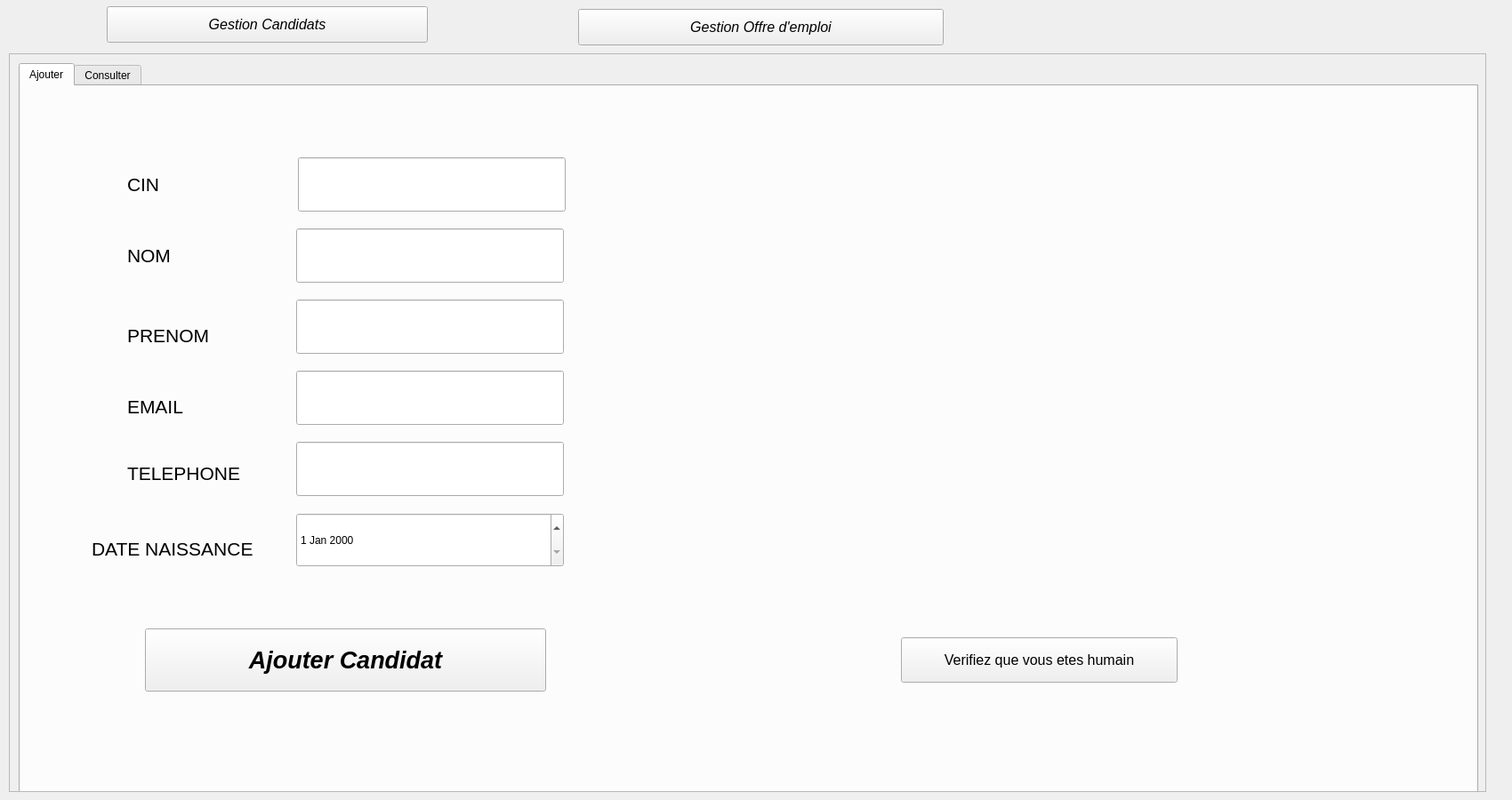
<?xml version="1.0" encoding="UTF-8"?>
<ui version="4.0">
 <class>gestion_candidats</class>
 <widget class="QDialog" name="gestion_candidats">
  <property name="geometry">
   <rect>
    <x>0</x>
    <y>0</y>
    <width>1700</width>
    <height>900</height>
   </rect>
  </property>
  <property name="windowTitle">
   <string>Dialog</string>
  </property>
  <widget class="QStackedWidget" name="stackedWidget">
   <property name="geometry">
    <rect>
     <x>10</x>
     <y>60</y>
     <width>1661</width>
     <height>831</height>
    </rect>
   </property>
   <property name="frameShape">
    <enum>QFrame::StyledPanel</enum>
   </property>
   <property name="frameShadow">
    <enum>QFrame::Sunken</enum>
   </property>
   <property name="currentIndex">
    <number>1</number>
   </property>
   <widget class="QWidget" name="page_3">
    <widget class="QLabel" name="label_19">
     <property name="geometry">
      <rect>
       <x>-5</x>
       <y>-40</y>
       <width>1671</width>
       <height>941</height>
      </rect>
     </property>
     <property name="text">
      <string/>
     </property>
     <property name="pixmap">
      <pixmap resource="resources.qrc">:/images/background.png</pixmap>
     </property>
     <property name="scaledContents">
      <bool>true</bool>
     </property>
    </widget>
   </widget>
   <widget class="QWidget" name="page">
    <widget class="QTabWidget" name="tabwidget">
     <property name="geometry">
      <rect>
       <x>10</x>
       <y>10</y>
       <width>1641</width>
       <height>821</height>
      </rect>
     </property>
     <property name="palette">
      <palette>
       <active>
        <colorrole role="Button">
         <brush brushstyle="SolidPattern">
          <color alpha="255">
           <red>0</red>
           <green>255</green>
           <blue>0</blue>
          </color>
         </brush>
        </colorrole>
       </active>
       <inactive>
        <colorrole role="Button">
         <brush brushstyle="SolidPattern">
          <color alpha="255">
           <red>240</red>
           <green>240</green>
           <blue>240</blue>
          </color>
         </brush>
        </colorrole>
       </inactive>
       <disabled>
        <colorrole role="Button">
         <brush brushstyle="SolidPattern">
          <color alpha="255">
           <red>240</red>
           <green>240</green>
           <blue>240</blue>
          </color>
         </brush>
        </colorrole>
       </disabled>
      </palette>
     </property>
     <property name="font">
      <font>
       <italic>false</italic>
      </font>
     </property>
     <property name="toolTip">
      <string>&lt;html&gt;&lt;head/&gt;&lt;body&gt;&lt;p&gt;Consulter&lt;/p&gt;&lt;/body&gt;&lt;/html&gt;</string>
     </property>
     <property name="currentIndex">
      <number>0</number>
     </property>
     <widget class="QWidget" name="Ajout">
      <attribute name="title">
       <string>Ajouter</string>
      </attribute>
      <widget class="QLabel" name="label">
       <property name="geometry">
        <rect>
         <x>120</x>
         <y>100</y>
         <width>69</width>
         <height>20</height>
        </rect>
       </property>
       <property name="font">
        <font>
         <pointsize>16</pointsize>
         <italic>false</italic>
        </font>
       </property>
       <property name="text">
        <string>CIN</string>
       </property>
      </widget>
      <widget class="QLabel" name="label_2">
       <property name="geometry">
        <rect>
         <x>120</x>
         <y>180</y>
         <width>69</width>
         <height>20</height>
        </rect>
       </property>
       <property name="font">
        <font>
         <pointsize>16</pointsize>
         <italic>false</italic>
        </font>
       </property>
       <property name="text">
        <string>NOM</string>
       </property>
      </widget>
      <widget class="QLabel" name="label_3">
       <property name="geometry">
        <rect>
         <x>120</x>
         <y>260</y>
         <width>141</width>
         <height>41</height>
        </rect>
       </property>
       <property name="font">
        <font>
         <pointsize>16</pointsize>
         <italic>false</italic>
        </font>
       </property>
       <property name="text">
        <string>PRENOM</string>
       </property>
      </widget>
      <widget class="QLabel" name="label_4">
       <property name="geometry">
        <rect>
         <x>120</x>
         <y>340</y>
         <width>131</width>
         <height>41</height>
        </rect>
       </property>
       <property name="font">
        <font>
         <pointsize>16</pointsize>
         <italic>false</italic>
        </font>
       </property>
       <property name="text">
        <string>EMAIL</string>
       </property>
      </widget>
      <widget class="QLabel" name="label_5">
       <property name="geometry">
        <rect>
         <x>120</x>
         <y>420</y>
         <width>151</width>
         <height>31</height>
        </rect>
       </property>
       <property name="font">
        <font>
         <pointsize>16</pointsize>
         <italic>false</italic>
        </font>
       </property>
       <property name="text">
        <string>TELEPHONE</string>
       </property>
      </widget>
      <widget class="QLineEdit" name="lineEdit_CIN">
       <property name="geometry">
        <rect>
         <x>312</x>
         <y>80</y>
         <width>301</width>
         <height>61</height>
        </rect>
       </property>
      </widget>
      <widget class="QPushButton" name="Ajouter">
       <property name="geometry">
        <rect>
         <x>140</x>
         <y>610</y>
         <width>451</width>
         <height>71</height>
        </rect>
       </property>
       <property name="palette">
        <palette>
         <active>
          <colorrole role="Midlight">
           <brush brushstyle="SolidPattern">
            <color alpha="255">
             <red>62</red>
             <green>188</green>
             <blue>188</blue>
            </color>
           </brush>
          </colorrole>
         </active>
         <inactive>
          <colorrole role="Midlight">
           <brush brushstyle="SolidPattern">
            <color alpha="255">
             <red>62</red>
             <green>188</green>
             <blue>188</blue>
            </color>
           </brush>
          </colorrole>
         </inactive>
         <disabled>
          <colorrole role="Midlight">
           <brush brushstyle="SolidPattern">
            <color alpha="255">
             <red>62</red>
             <green>188</green>
             <blue>188</blue>
            </color>
           </brush>
          </colorrole>
         </disabled>
        </palette>
       </property>
       <property name="font">
        <font>
         <pointsize>20</pointsize>
         <weight>75</weight>
         <italic>true</italic>
         <bold>true</bold>
         <underline>false</underline>
         <kerning>false</kerning>
        </font>
       </property>
       <property name="focusPolicy">
        <enum>Qt::NoFocus</enum>
       </property>
       <property name="contextMenuPolicy">
        <enum>Qt::ActionsContextMenu</enum>
       </property>
       <property name="autoFillBackground">
        <bool>false</bool>
       </property>
       <property name="text">
        <string>Ajouter Candidat</string>
       </property>
      </widget>
      <widget class="QLabel" name="label_11">
       <property name="geometry">
        <rect>
         <x>80</x>
         <y>510</y>
         <width>211</width>
         <height>21</height>
        </rect>
       </property>
       <property name="font">
        <font>
         <pointsize>16</pointsize>
         <italic>false</italic>
        </font>
       </property>
       <property name="text">
        <string>DATE NAISSANCE</string>
       </property>
      </widget>
      <widget class="QLineEdit" name="lineEdit_NOM">
       <property name="geometry">
        <rect>
         <x>310</x>
         <y>160</y>
         <width>301</width>
         <height>61</height>
        </rect>
       </property>
      </widget>
      <widget class="QLineEdit" name="lineEdit_TELEPHONE">
       <property name="geometry">
        <rect>
         <x>310</x>
         <y>400</y>
         <width>301</width>
         <height>61</height>
        </rect>
       </property>
      </widget>
      <widget class="QLineEdit" name="lineEdit_EMAIL">
       <property name="geometry">
        <rect>
         <x>310</x>
         <y>320</y>
         <width>301</width>
         <height>61</height>
        </rect>
       </property>
      </widget>
      <widget class="QLineEdit" name="lineEdit_PRENOM">
       <property name="geometry">
        <rect>
         <x>310</x>
         <y>240</y>
         <width>301</width>
         <height>61</height>
        </rect>
       </property>
      </widget>
      <widget class="QDateEdit" name="dateEdit">
       <property name="geometry">
        <rect>
         <x>310</x>
         <y>480</y>
         <width>301</width>
         <height>61</height>
        </rect>
       </property>
       <property name="maximumDateTime">
        <datetime>
         <hour>23</hour>
         <minute>59</minute>
         <second>59</second>
         <year>2024</year>
         <month>10</month>
         <day>9</day>
        </datetime>
       </property>
       <property name="minimumDate">
        <date>
         <year>1980</year>
         <month>9</month>
         <day>14</day>
        </date>
       </property>
      </widget>
      <widget class="QCameraViewfinder" name="camera_view" native="true">
       <property name="geometry">
        <rect>
         <x>800</x>
         <y>50</y>
         <width>691</width>
         <height>501</height>
        </rect>
       </property>
       <widget class="QPushButton" name="btn_stop_camera">
        <property name="geometry">
         <rect>
          <x>310</x>
          <y>420</y>
          <width>71</width>
          <height>81</height>
         </rect>
        </property>
        <property name="text">
         <string/>
        </property>
        <property name="icon">
         <iconset resource="resources.qrc">
          <normaloff>:/images/icons8-stop-squared-64.png</normaloff>:/images/icons8-stop-squared-64.png</iconset>
        </property>
        <property name="iconSize">
         <size>
          <width>60</width>
          <height>60</height>
         </size>
        </property>
        <property name="flat">
         <bool>true</bool>
        </property>
       </widget>
       <widget class="QPushButton" name="btn_start_camera">
        <property name="geometry">
         <rect>
          <x>310</x>
          <y>420</y>
          <width>61</width>
          <height>81</height>
         </rect>
        </property>
        <property name="text">
         <string/>
        </property>
        <property name="icon">
         <iconset resource="resources.qrc">
          <normaloff>:/images/icons8-start-64.png</normaloff>:/images/icons8-start-64.png</iconset>
        </property>
        <property name="iconSize">
         <size>
          <width>60</width>
          <height>60</height>
         </size>
        </property>
        <property name="flat">
         <bool>true</bool>
        </property>
       </widget>
      </widget>
      <widget class="QPushButton" name="btn_face_detection">
       <property name="geometry">
        <rect>
         <x>990</x>
         <y>620</y>
         <width>311</width>
         <height>51</height>
        </rect>
       </property>
       <property name="font">
        <font>
         <pointsize>12</pointsize>
         <italic>false</italic>
        </font>
       </property>
       <property name="text">
        <string>Verifiez que vous etes humain</string>
       </property>
      </widget>
      <widget class="QLabel" name="checkicon">
       <property name="geometry">
        <rect>
         <x>1300</x>
         <y>620</y>
         <width>51</width>
         <height>51</height>
        </rect>
       </property>
       <property name="text">
        <string/>
       </property>
       <property name="pixmap">
        <pixmap resource="resources.qrc">:/images/checked.png</pixmap>
       </property>
       <property name="scaledContents">
        <bool>true</bool>
       </property>
      </widget>
      <widget class="QLabel" name="checkicon_2">
       <property name="geometry">
        <rect>
         <x>1300</x>
         <y>620</y>
         <width>51</width>
         <height>51</height>
        </rect>
       </property>
       <property name="text">
        <string/>
       </property>
       <property name="pixmap">
        <pixmap resource="resources.qrc">:/images/cancel.png</pixmap>
       </property>
       <property name="scaledContents">
        <bool>true</bool>
       </property>
      </widget>
     </widget>
     <widget class="QWidget" name="Consulter">
      <attribute name="title">
       <string>Consulter</string>
      </attribute>
      <widget class="QTableView" name="tableView_candidats">
       <property name="geometry">
        <rect>
         <x>10</x>
         <y>20</y>
         <width>921</width>
         <height>491</height>
        </rect>
       </property>
      </widget>
      <widget class="QPushButton" name="btn_modifier_candidat">
       <property name="geometry">
        <rect>
         <x>1240</x>
         <y>390</y>
         <width>112</width>
         <height>34</height>
        </rect>
       </property>
       <property name="text">
        <string>Modifier</string>
       </property>
       <property name="icon">
        <iconset resource="resources.qrc">
         <normaloff>:/images/icons8-change-48.png</normaloff>:/images/icons8-change-48.png</iconset>
       </property>
       <property name="iconSize">
        <size>
         <width>24</width>
         <height>24</height>
        </size>
       </property>
      </widget>
      <widget class="QPushButton" name="btn_supprimer_candidat">
       <property name="geometry">
        <rect>
         <x>1440</x>
         <y>380</y>
         <width>112</width>
         <height>34</height>
        </rect>
       </property>
       <property name="text">
        <string>Supprimer</string>
       </property>
       <property name="icon">
        <iconset resource="resources.qrc">
         <normaloff>:/images/icons8-delete-50.png</normaloff>:/images/icons8-delete-50.png</iconset>
       </property>
       <property name="iconSize">
        <size>
         <width>24</width>
         <height>24</height>
        </size>
       </property>
      </widget>
      <widget class="QPushButton" name="btn_tri_nom">
       <property name="geometry">
        <rect>
         <x>70</x>
         <y>530</y>
         <width>112</width>
         <height>34</height>
        </rect>
       </property>
       <property name="text">
        <string>TRI par NOM</string>
       </property>
      </widget>
      <widget class="QPushButton" name="btn_tri_date">
       <property name="geometry">
        <rect>
         <x>490</x>
         <y>530</y>
         <width>151</width>
         <height>34</height>
        </rect>
       </property>
       <property name="text">
        <string>TRI par Date Naissance</string>
       </property>
      </widget>
      <widget class="QPushButton" name="btn_tri_id">
       <property name="geometry">
        <rect>
         <x>290</x>
         <y>530</y>
         <width>131</width>
         <height>34</height>
        </rect>
       </property>
       <property name="text">
        <string>TRI par ID</string>
       </property>
      </widget>
      <widget class="QPushButton" name="btn_recherche">
       <property name="geometry">
        <rect>
         <x>10</x>
         <y>600</y>
         <width>171</width>
         <height>34</height>
        </rect>
       </property>
       <property name="text">
        <string>Recherche par Nom</string>
       </property>
      </widget>
      <widget class="QLineEdit" name="lineEdit_rech">
       <property name="geometry">
        <rect>
         <x>180</x>
         <y>600</y>
         <width>221</width>
         <height>31</height>
        </rect>
       </property>
      </widget>
      <widget class="QPushButton" name="btn_imprimer_candidat">
       <property name="geometry">
        <rect>
         <x>300</x>
         <y>710</y>
         <width>112</width>
         <height>34</height>
        </rect>
       </property>
       <property name="text">
        <string>Imprimer</string>
       </property>
       <property name="icon">
        <iconset resource="resources.qrc">
         <normaloff>:/images/icons8-print-48.png</normaloff>:/images/icons8-print-48.png</iconset>
       </property>
      </widget>
      <widget class="QPushButton" name="btn_statistique_candidat">
       <property name="geometry">
        <rect>
         <x>80</x>
         <y>710</y>
         <width>111</width>
         <height>34</height>
        </rect>
       </property>
       <property name="text">
        <string>statistiques</string>
       </property>
       <property name="icon">
        <iconset resource="resources.qrc">
         <normaloff>:/images/icons8-statistics-48.png</normaloff>:/images/icons8-statistics-48.png</iconset>
       </property>
      </widget>
      <widget class="QLineEdit" name="lineEdit_CIN2">
       <property name="geometry">
        <rect>
         <x>1210</x>
         <y>160</y>
         <width>361</width>
         <height>41</height>
        </rect>
       </property>
      </widget>
      <widget class="QLabel" name="label_6">
       <property name="geometry">
        <rect>
         <x>980</x>
         <y>60</y>
         <width>91</width>
         <height>41</height>
        </rect>
       </property>
       <property name="font">
        <font>
         <pointsize>16</pointsize>
         <italic>false</italic>
        </font>
       </property>
       <property name="text">
        <string>NOM</string>
       </property>
      </widget>
      <widget class="QLabel" name="label_7">
       <property name="geometry">
        <rect>
         <x>980</x>
         <y>120</y>
         <width>141</width>
         <height>31</height>
        </rect>
       </property>
       <property name="font">
        <font>
         <pointsize>16</pointsize>
         <italic>false</italic>
        </font>
       </property>
       <property name="text">
        <string>PRENOM</string>
       </property>
      </widget>
      <widget class="QLineEdit" name="lineEdit_NOM2">
       <property name="geometry">
        <rect>
         <x>1210</x>
         <y>60</y>
         <width>361</width>
         <height>41</height>
        </rect>
       </property>
      </widget>
      <widget class="QLabel" name="label_8">
       <property name="geometry">
        <rect>
         <x>980</x>
         <y>170</y>
         <width>71</width>
         <height>21</height>
        </rect>
       </property>
       <property name="font">
        <font>
         <pointsize>16</pointsize>
         <italic>false</italic>
        </font>
       </property>
       <property name="text">
        <string>CIN</string>
       </property>
      </widget>
      <widget class="QLineEdit" name="lineEdit_PRENOM2">
       <property name="geometry">
        <rect>
         <x>1210</x>
         <y>110</y>
         <width>361</width>
         <height>41</height>
        </rect>
       </property>
      </widget>
      <widget class="QLabel" name="label_9">
       <property name="geometry">
        <rect>
         <x>980</x>
         <y>220</y>
         <width>91</width>
         <height>31</height>
        </rect>
       </property>
       <property name="font">
        <font>
         <pointsize>16</pointsize>
         <italic>false</italic>
        </font>
       </property>
       <property name="text">
        <string>EMAIL</string>
       </property>
      </widget>
      <widget class="QLineEdit" name="lineEdit_EMAIL2">
       <property name="geometry">
        <rect>
         <x>1210</x>
         <y>210</y>
         <width>361</width>
         <height>41</height>
        </rect>
       </property>
      </widget>
      <widget class="QLabel" name="label_10">
       <property name="geometry">
        <rect>
         <x>980</x>
         <y>270</y>
         <width>191</width>
         <height>41</height>
        </rect>
       </property>
       <property name="font">
        <font>
         <pointsize>16</pointsize>
         <italic>false</italic>
        </font>
       </property>
       <property name="text">
        <string>TELEPHONE</string>
       </property>
      </widget>
      <widget class="QLineEdit" name="lineEdit_TELEPHONE_2">
       <property name="geometry">
        <rect>
         <x>1210</x>
         <y>260</y>
         <width>361</width>
         <height>41</height>
        </rect>
       </property>
      </widget>
      <widget class="QLabel" name="label_12">
       <property name="geometry">
        <rect>
         <x>980</x>
         <y>320</y>
         <width>231</width>
         <height>31</height>
        </rect>
       </property>
       <property name="font">
        <font>
         <pointsize>16</pointsize>
         <italic>false</italic>
        </font>
       </property>
       <property name="text">
        <string>DATE NAISSANCE</string>
       </property>
      </widget>
      <widget class="QDateEdit" name="dateEdit_2">
       <property name="geometry">
        <rect>
         <x>1210</x>
         <y>310</y>
         <width>361</width>
         <height>41</height>
        </rect>
       </property>
      </widget>
      <widget class="QLabel" name="id_label">
       <property name="geometry">
        <rect>
         <x>1290</x>
         <y>30</y>
         <width>191</width>
         <height>20</height>
        </rect>
       </property>
       <property name="font">
        <font>
         <weight>75</weight>
         <italic>false</italic>
         <bold>true</bold>
        </font>
       </property>
       <property name="text">
        <string/>
       </property>
      </widget>
      <widget class="QListWidget" name="listWidget_offres">
       <property name="geometry">
        <rect>
         <x>1220</x>
         <y>450</y>
         <width>351</width>
         <height>341</height>
        </rect>
       </property>
      </widget>
      <widget class="QPushButton" name="buttonUpdateOffres">
       <property name="geometry">
        <rect>
         <x>1000</x>
         <y>590</y>
         <width>171</width>
         <height>41</height>
        </rect>
       </property>
       <property name="font">
        <font>
         <weight>75</weight>
         <italic>false</italic>
         <bold>true</bold>
        </font>
       </property>
       <property name="text">
        <string>Modifier liste des offres</string>
       </property>
      </widget>
      <widget class="QPushButton" name="label_reset">
       <property name="geometry">
        <rect>
         <x>400</x>
         <y>600</y>
         <width>41</width>
         <height>31</height>
        </rect>
       </property>
       <property name="text">
        <string/>
       </property>
       <property name="icon">
        <iconset resource="resources.qrc">
         <normaloff>:/images/icons8-reset-64.png</normaloff>:/images/icons8-reset-64.png</iconset>
       </property>
       <property name="iconSize">
        <size>
         <width>24</width>
         <height>24</height>
        </size>
       </property>
       <property name="flat">
        <bool>true</bool>
       </property>
      </widget>
     </widget>
    </widget>
   </widget>
   <widget class="QWidget" name="page_2">
    <widget class="QTabWidget" name="tabwidget_2">
     <property name="geometry">
      <rect>
       <x>0</x>
       <y>0</y>
       <width>1641</width>
       <height>821</height>
      </rect>
     </property>
     <property name="toolTip">
      <string>&lt;html&gt;&lt;head/&gt;&lt;body&gt;&lt;p&gt;Consulter&lt;/p&gt;&lt;/body&gt;&lt;/html&gt;</string>
     </property>
     <property name="currentIndex">
      <number>1</number>
     </property>
     <widget class="QWidget" name="Ajout_2">
      <property name="font">
       <font>
        <italic>false</italic>
       </font>
      </property>
      <attribute name="title">
       <string>Ajouter</string>
      </attribute>
      <widget class="QLabel" name="label_14">
       <property name="geometry">
        <rect>
         <x>250</x>
         <y>60</y>
         <width>151</width>
         <height>31</height>
        </rect>
       </property>
       <property name="font">
        <font>
         <pointsize>16</pointsize>
         <italic>false</italic>
        </font>
       </property>
       <property name="text">
        <string>TITRE</string>
       </property>
      </widget>
      <widget class="QLabel" name="label_15">
       <property name="geometry">
        <rect>
         <x>250</x>
         <y>510</y>
         <width>231</width>
         <height>71</height>
        </rect>
       </property>
       <property name="font">
        <font>
         <pointsize>16</pointsize>
         <italic>false</italic>
        </font>
       </property>
       <property name="text">
        <string>DESCRIPTION</string>
       </property>
      </widget>
      <widget class="QLabel" name="label_16">
       <property name="geometry">
        <rect>
         <x>250</x>
         <y>160</y>
         <width>191</width>
         <height>31</height>
        </rect>
       </property>
       <property name="font">
        <font>
         <pointsize>16</pointsize>
         <italic>false</italic>
        </font>
       </property>
       <property name="text">
        <string>ENTREPRISE</string>
       </property>
      </widget>
      <widget class="QLabel" name="label_17">
       <property name="geometry">
        <rect>
         <x>250</x>
         <y>250</y>
         <width>71</width>
         <height>31</height>
        </rect>
       </property>
       <property name="font">
        <font>
         <pointsize>16</pointsize>
         <italic>false</italic>
        </font>
       </property>
       <property name="text">
        <string>LIEU</string>
       </property>
      </widget>
      <widget class="QLabel" name="label_18">
       <property name="geometry">
        <rect>
         <x>250</x>
         <y>330</y>
         <width>251</width>
         <height>51</height>
        </rect>
       </property>
       <property name="font">
        <font>
         <pointsize>16</pointsize>
         <italic>false</italic>
        </font>
       </property>
       <property name="text">
        <string>DATE EXPIRATION</string>
       </property>
      </widget>
      <widget class="QLineEdit" name="lineEdit_TITRE">
       <property name="geometry">
        <rect>
         <x>570</x>
         <y>50</y>
         <width>431</width>
         <height>51</height>
        </rect>
       </property>
      </widget>
      <widget class="QPushButton" name="Ajouter_2">
       <property name="geometry">
        <rect>
         <x>610</x>
         <y>640</y>
         <width>381</width>
         <height>61</height>
        </rect>
       </property>
       <property name="font">
        <font>
         <pointsize>20</pointsize>
         <weight>50</weight>
         <bold>false</bold>
        </font>
       </property>
       <property name="text">
        <string>Ajouter Offre d'emploi</string>
       </property>
       <property name="default">
        <bool>false</bool>
       </property>
       <property name="flat">
        <bool>false</bool>
       </property>
      </widget>
      <widget class="QLineEdit" name="lineEdit_DESCRIPTION">
       <property name="geometry">
        <rect>
         <x>570</x>
         <y>410</y>
         <width>431</width>
         <height>151</height>
        </rect>
       </property>
      </widget>
      <widget class="QLineEdit" name="lineEdit_ENTREPRISE">
       <property name="geometry">
        <rect>
         <x>570</x>
         <y>140</y>
         <width>431</width>
         <height>51</height>
        </rect>
       </property>
      </widget>
      <widget class="QDateEdit" name="dateEdit_EXPIRATION">
       <property name="geometry">
        <rect>
         <x>570</x>
         <y>320</y>
         <width>431</width>
         <height>51</height>
        </rect>
       </property>
       <property name="maximumDateTime">
        <datetime>
         <hour>23</hour>
         <minute>59</minute>
         <second>59</second>
         <year>2050</year>
         <month>10</month>
         <day>9</day>
        </datetime>
       </property>
       <property name="minimumDateTime">
        <datetime>
         <hour>12</hour>
         <minute>0</minute>
         <second>0</second>
         <year>2024</year>
         <month>10</month>
         <day>9</day>
        </datetime>
       </property>
       <property name="minimumDate">
        <date>
         <year>2024</year>
         <month>10</month>
         <day>9</day>
        </date>
       </property>
      </widget>
      <widget class="QComboBox" name="comboBox">
       <property name="geometry">
        <rect>
         <x>570</x>
         <y>230</y>
         <width>431</width>
         <height>51</height>
        </rect>
       </property>
      </widget>
     </widget>
     <widget class="QWidget" name="Consulter_2">
      <attribute name="title">
       <string>Consulter</string>
      </attribute>
      <widget class="QTableView" name="tableView_offres">
       <property name="geometry">
        <rect>
         <x>10</x>
         <y>20</y>
         <width>941</width>
         <height>501</height>
        </rect>
       </property>
      </widget>
      <widget class="QPushButton" name="btn_modifier_candidat_2">
       <property name="geometry">
        <rect>
         <x>1251</x>
         <y>323</y>
         <width>171</width>
         <height>41</height>
        </rect>
       </property>
       <property name="text">
        <string>Modifier</string>
       </property>
       <property name="icon">
        <iconset resource="resources.qrc">
         <normaloff>:/images/icons8-change-48.png</normaloff>:/images/icons8-change-48.png</iconset>
       </property>
      </widget>
      <widget class="QPushButton" name="btn_supprimer_candidat_2">
       <property name="geometry">
        <rect>
         <x>1441</x>
         <y>323</y>
         <width>161</width>
         <height>41</height>
        </rect>
       </property>
       <property name="text">
        <string>Supprimer</string>
       </property>
       <property name="icon">
        <iconset resource="resources.qrc">
         <normaloff>:/images/icons8-delete-50.png</normaloff>:/images/icons8-delete-50.png</iconset>
       </property>
      </widget>
      <widget class="QPushButton" name="btn_tri_titre">
       <property name="geometry">
        <rect>
         <x>450</x>
         <y>540</y>
         <width>112</width>
         <height>34</height>
        </rect>
       </property>
       <property name="text">
        <string>TRI par TITRE</string>
       </property>
      </widget>
      <widget class="QPushButton" name="btn_tri_date_expiration">
       <property name="geometry">
        <rect>
         <x>790</x>
         <y>540</y>
         <width>171</width>
         <height>34</height>
        </rect>
       </property>
       <property name="text">
        <string>TRI par Date EXPIRATION</string>
       </property>
      </widget>
      <widget class="QPushButton" name="btn_tri_entreprise">
       <property name="geometry">
        <rect>
         <x>600</x>
         <y>540</y>
         <width>161</width>
         <height>34</height>
        </rect>
       </property>
       <property name="text">
        <string>TRI par NOM ENTREPRISE</string>
       </property>
      </widget>
      <widget class="QPushButton" name="btn_recherche_offre">
       <property name="geometry">
        <rect>
         <x>10</x>
         <y>540</y>
         <width>171</width>
         <height>34</height>
        </rect>
       </property>
       <property name="text">
        <string>Recherche par titre</string>
       </property>
      </widget>
      <widget class="QLineEdit" name="lineEdit_rech_offre">
       <property name="geometry">
        <rect>
         <x>180</x>
         <y>540</y>
         <width>261</width>
         <height>31</height>
        </rect>
       </property>
      </widget>
      <widget class="QPushButton" name="btn_imprimer_candidat_2">
       <property name="geometry">
        <rect>
         <x>200</x>
         <y>700</y>
         <width>311</width>
         <height>101</height>
        </rect>
       </property>
       <property name="text">
        <string/>
       </property>
       <property name="icon">
        <iconset resource="resources.qrc">
         <normaloff>:/images/icons8-print-48.png</normaloff>:/images/icons8-print-48.png</iconset>
       </property>
       <property name="iconSize">
        <size>
         <width>120</width>
         <height>120</height>
        </size>
       </property>
       <property name="flat">
        <bool>true</bool>
       </property>
      </widget>
      <widget class="QPushButton" name="btn_statistique_candidat_2">
       <property name="geometry">
        <rect>
         <x>80</x>
         <y>730</y>
         <width>211</width>
         <height>51</height>
        </rect>
       </property>
       <property name="text">
        <string/>
       </property>
       <property name="icon">
        <iconset resource="resources.qrc">
         <normaloff>:/images/icons8-statistics-48.png</normaloff>:/images/icons8-statistics-48.png</iconset>
       </property>
       <property name="iconSize">
        <size>
         <width>120</width>
         <height>126</height>
        </size>
       </property>
       <property name="flat">
        <bool>true</bool>
       </property>
      </widget>
      <widget class="QLabel" name="label_20">
       <property name="geometry">
        <rect>
         <x>1000</x>
         <y>60</y>
         <width>111</width>
         <height>21</height>
        </rect>
       </property>
       <property name="font">
        <font>
         <pointsize>16</pointsize>
        </font>
       </property>
       <property name="text">
        <string>TITRE</string>
       </property>
      </widget>
      <widget class="QLabel" name="label_21">
       <property name="geometry">
        <rect>
         <x>1000</x>
         <y>110</y>
         <width>181</width>
         <height>31</height>
        </rect>
       </property>
       <property name="font">
        <font>
         <pointsize>16</pointsize>
        </font>
       </property>
       <property name="text">
        <string>DESCIPTION</string>
       </property>
      </widget>
      <widget class="QLabel" name="label_22">
       <property name="geometry">
        <rect>
         <x>1000</x>
         <y>160</y>
         <width>171</width>
         <height>31</height>
        </rect>
       </property>
       <property name="font">
        <font>
         <pointsize>16</pointsize>
        </font>
       </property>
       <property name="text">
        <string>ENTREPRISE</string>
       </property>
      </widget>
      <widget class="QLabel" name="label_23">
       <property name="geometry">
        <rect>
         <x>1000</x>
         <y>220</y>
         <width>71</width>
         <height>21</height>
        </rect>
       </property>
       <property name="font">
        <font>
         <pointsize>16</pointsize>
        </font>
       </property>
       <property name="text">
        <string>LIEU</string>
       </property>
      </widget>
      <widget class="QLabel" name="label_24">
       <property name="geometry">
        <rect>
         <x>1000</x>
         <y>260</y>
         <width>261</width>
         <height>31</height>
        </rect>
       </property>
       <property name="font">
        <font>
         <pointsize>16</pointsize>
        </font>
       </property>
       <property name="text">
        <string>DATE EXPIRATION</string>
       </property>
      </widget>
      <widget class="QLabel" name="id_label_2">
       <property name="geometry">
        <rect>
         <x>1240</x>
         <y>20</y>
         <width>191</width>
         <height>20</height>
        </rect>
       </property>
       <property name="font">
        <font>
         <weight>75</weight>
         <bold>true</bold>
        </font>
       </property>
       <property name="text">
        <string>idOffre</string>
       </property>
      </widget>
      <widget class="QLineEdit" name="lineEdit_DESCRIPTION_2">
       <property name="geometry">
        <rect>
         <x>1240</x>
         <y>100</y>
         <width>361</width>
         <height>41</height>
        </rect>
       </property>
      </widget>
      <widget class="QComboBox" name="comboBox_2">
       <property name="geometry">
        <rect>
         <x>1240</x>
         <y>200</y>
         <width>361</width>
         <height>41</height>
        </rect>
       </property>
      </widget>
      <widget class="QLineEdit" name="lineEdit_ENTREPRISE_2">
       <property name="geometry">
        <rect>
         <x>1240</x>
         <y>150</y>
         <width>361</width>
         <height>41</height>
        </rect>
       </property>
      </widget>
      <widget class="QDateEdit" name="dateEdit_EXPIRATION_2">
       <property name="geometry">
        <rect>
         <x>1240</x>
         <y>250</y>
         <width>361</width>
         <height>51</height>
        </rect>
       </property>
       <property name="maximumDateTime">
        <datetime>
         <hour>23</hour>
         <minute>59</minute>
         <second>59</second>
         <year>2050</year>
         <month>10</month>
         <day>9</day>
        </datetime>
       </property>
       <property name="minimumDate">
        <date>
         <year>1980</year>
         <month>9</month>
         <day>14</day>
        </date>
       </property>
      </widget>
      <widget class="QLineEdit" name="lineEdit_TITRE_2">
       <property name="geometry">
        <rect>
         <x>1240</x>
         <y>50</y>
         <width>361</width>
         <height>41</height>
        </rect>
       </property>
      </widget>
      <widget class="QListWidget" name="listWidget_candidats">
       <property name="geometry">
        <rect>
         <x>1240</x>
         <y>380</y>
         <width>371</width>
         <height>381</height>
        </rect>
       </property>
      </widget>
      <widget class="QPushButton" name="buttonUpdateCandidats">
       <property name="geometry">
        <rect>
         <x>1010</x>
         <y>547</y>
         <width>221</width>
         <height>51</height>
        </rect>
       </property>
       <property name="font">
        <font>
         <pointsize>10</pointsize>
         <weight>75</weight>
         <bold>true</bold>
        </font>
       </property>
       <property name="text">
        <string>Modifier liste des offres</string>
       </property>
      </widget>
      <widget class="QPushButton" name="label_reset_2">
       <property name="geometry">
        <rect>
         <x>410</x>
         <y>540</y>
         <width>41</width>
         <height>31</height>
        </rect>
       </property>
       <property name="text">
        <string/>
       </property>
       <property name="icon">
        <iconset resource="resources.qrc">
         <normaloff>:/images/icons8-reset-64.png</normaloff>:/images/icons8-reset-64.png</iconset>
       </property>
       <property name="iconSize">
        <size>
         <width>24</width>
         <height>24</height>
        </size>
       </property>
       <property name="flat">
        <bool>true</bool>
       </property>
      </widget>
     </widget>
    </widget>
   </widget>
  </widget>
  <widget class="QPushButton" name="btn_gestion_candidats">
   <property name="geometry">
    <rect>
     <x>120</x>
     <y>7</y>
     <width>361</width>
     <height>41</height>
    </rect>
   </property>
   <property name="font">
    <font>
     <pointsize>12</pointsize>
     <italic>true</italic>
     <underline>false</underline>
     <strikeout>false</strikeout>
     <stylestrategy>PreferDefault</stylestrategy>
    </font>
   </property>
   <property name="text">
    <string>Gestion Candidats</string>
   </property>
  </widget>
  <widget class="QPushButton" name="btn_gestion_offreEmploi">
   <property name="geometry">
    <rect>
     <x>650</x>
     <y>10</y>
     <width>411</width>
     <height>41</height>
    </rect>
   </property>
   <property name="font">
    <font>
     <pointsize>12</pointsize>
     <italic>true</italic>
    </font>
   </property>
   <property name="text">
    <string>Gestion Offre d'emploi</string>
   </property>
  </widget>
 </widget>
 <customwidgets>
  <customwidget>
   <class>QCameraViewfinder</class>
   <extends>QWidget</extends>
   <header location="global">qcameraviewfinder.h</header>
   <container>1</container>
  </customwidget>
 </customwidgets>
 <resources>
  <include location="resources.qrc"/>
 </resources>
 <connections/>
</ui>
